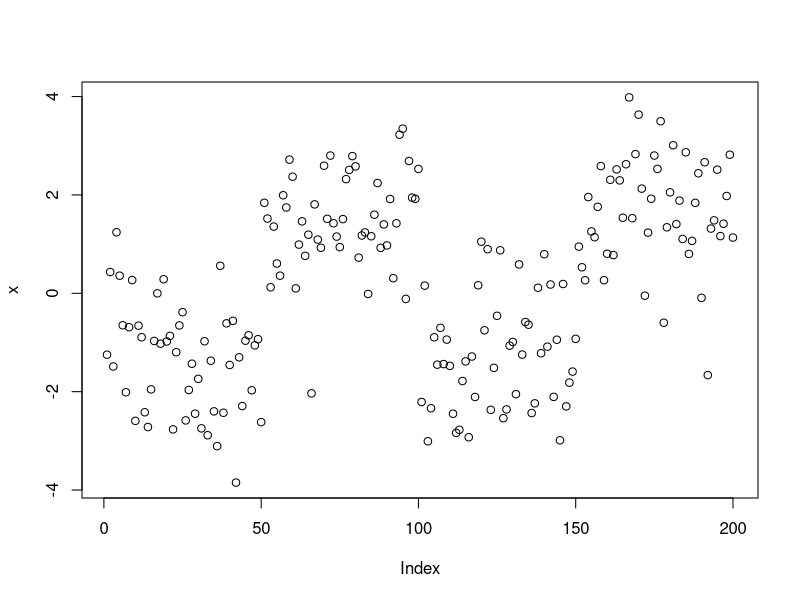

This chart was generated by the following R code:
gauss_2d_sample <- function(N) {
    c(c(rnorm(N/2, -1.5, 1), rnorm(N/2, 1.5, 1)), c(rnorm(N/2,-1.5,1), rnorm(N/2, 1.5,1)))
}

main <- function() {
    N = 100
    x <- gauss_2d_sample(N)
    png("test.png")
    plot(x)
}

main()
